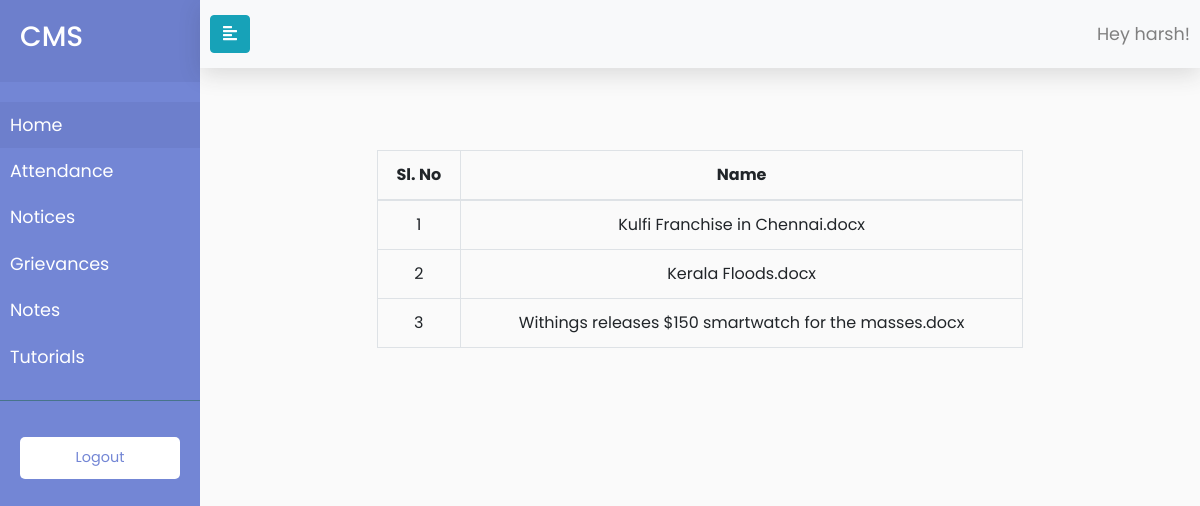
The app's page /tutorials.php (signed in) with its own data.
### tables this page shows
CREATE TABLE `tutorials` (
  `userid` bigint(20) UNSIGNED NOT NULL,
  `FileName` varchar(500) NOT NULL,
  `Time` timestamp NOT NULL DEFAULT CURRENT_TIMESTAMP ON UPDATE CURRENT_TIMESTAMP,
  `sem` tinyint(4) NOT NULL
);

### tutorials.php (the view, shortened to what this page needs)
<?php
$connection = mysqli_connect(DB_SERVER,DB_USER,DB_PASS,DB_NAME);
  $query="SELECT * FROM Tutorials";
  $result=mysqli_query($connection,$query);
  $numrow=mysqli_num_rows($result);
  include('sidebar.php');
?>
<!DOCTYPE html>
<html>
<head>
  <link rel="stylesheet" href="https://stackpath.bootstrapcdn.com/bootstrap/4.1.3/css/bootstrap.min.css">
  <link href="assets/css/main.css" rel="stylesheet" media="all">
  <link rel="stylesheet" href="assets/css/sidebar.css">
</head>
<body>
  <div id="content">
    <div class="container-fluid">
      <div style="text-align: center;">
        <form method="POST" name="FileUpload" enctype="multipart/form-data">
          <table class="col-8 table table-hover table-bordered notices" style="margin-right: auto; margin-left: auto;">
            <thead>
            <tr>
              <th scope="col">Sl. No</th>
              <th scope="col">Name</th>
            </tr>
            </thead>
              <?php
                for($i=0;$i<$numrow;$i++)
                {
                  $c=$i+1;
                  $arr=mysqli_fetch_assoc($result);
                  $fileName=$arr['FileName'];
                  echo "<tr><td>$c</td><td><a href=\"download and upload/docs/$fileName\">$fileName</a></td></tr>";
                }
               ?>
          </table>
    </form>
      </div>
    </div>
  </div>
</body>
</html>

### assets/css/sidebar.css (style rules this page uses)
body { font-family: 'Poppins', sans-serif; background: #fafafa; }
a, a:hover, a:focus { color: inherit; text-decoration: none; transition: all 0.3s; }
#content { width: calc(100% - 200px); transition: all 0.3s; position: absolute; top: 0; height: 70px; right: 0; }

### assets/css/main.css (style rules this page uses)
.notices { margin-top: 150px; }

### records on screen
tutorials: c "1", FileName "Kulfi Franchise in Chennai.docx"
tutorials: c "2", FileName "Kerala Floods.docx"
tutorials: c "3", FileName "Withings releases $150 smartwatch for the masses.docx"

### other values on screen
$_SESSION['username'] "harsh"
